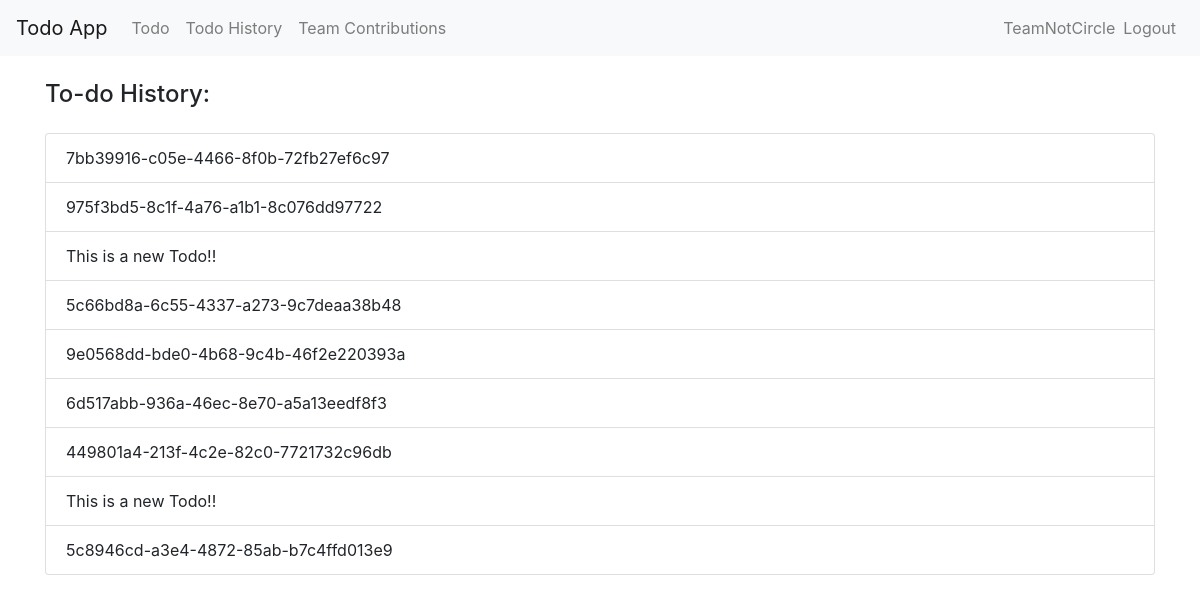
The page /historyTodo/ (signed in) on the database as committed earlier.
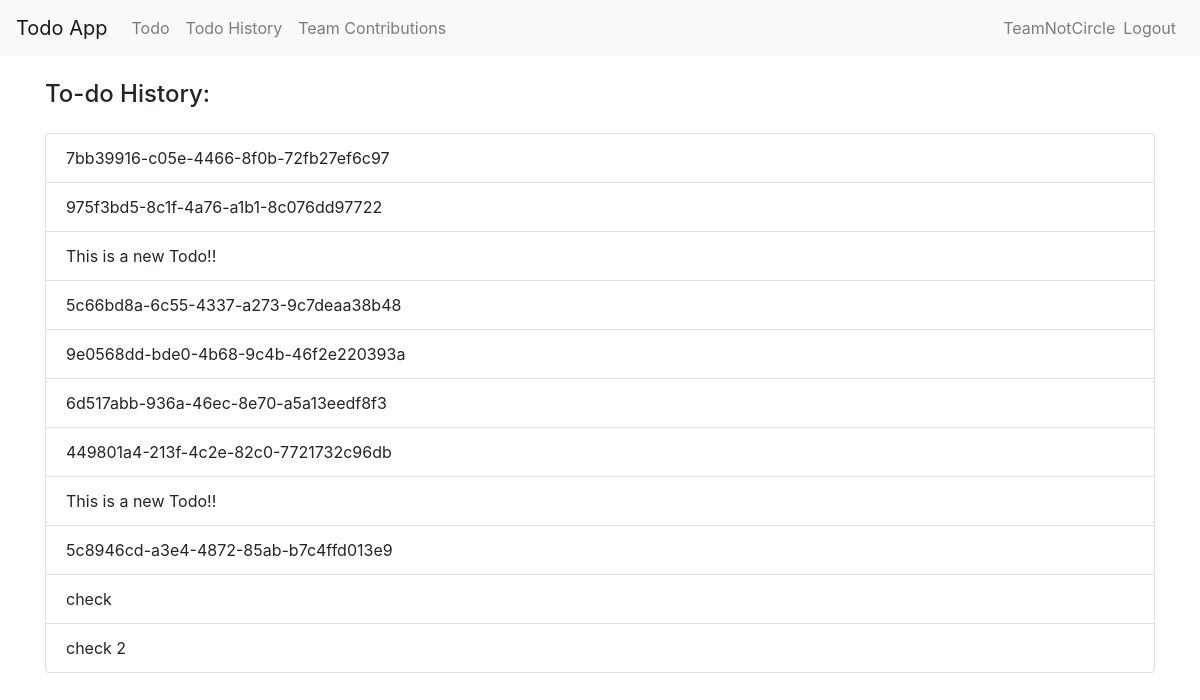
The same page on the database as committed later.
### todo/models.py (models this page shows)
class TodoItem(models.Model):
    content = models.TextField()
    archive = models.BooleanField(default=True)
    user = models.ForeignKey(
        User,
        on_delete=models.CASCADE,
    )
    created_at = models.DateTimeField(auto_now_add=True, blank=True, null=True)
    deleted = models.BooleanField(default=False)

### todo/views.py (the view)
# urls.py: path('historyTodo/', history_view, name="history_view")
@login_required
def history_view(request):
    added_history = TodoItem.objects.filter(archive=True)
    return render(request, 'history.html',
                  {'todo_item_history': added_history})

### templates/history.html (shortened to what this page needs)
{% extends 'base.html' %}
{% block content %}
<h4 class="py-2">To-do History:</h4>
<ul class="list-group py-2">
	{% for todo_item in todo_item_history %}
	<li class="list-group-item">
		{{todo_item.content}}
	</li>
	{% endfor %}
</ul>
{% endblock %}

Rows that differ between the two databases and show on the page:
now on this page (row edited): TodoItem: content "check"
now on this page (row edited): TodoItem: content "check 2"
